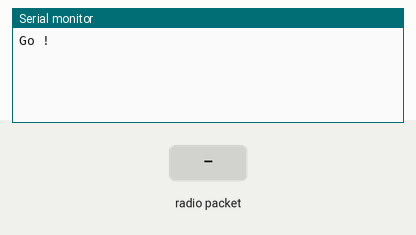
The sketch below on a simulated Arduino Uno, built with avr-gcc and run on an emulated ATmega328P. Shown: the last lines printed to the serial monitor. The test bench sets the inputs (shaded band). No radio packets arrive unless stated.

Above: at 1.2 s.
1.3 s: radio packet "1" arrives
At 1.7 s:
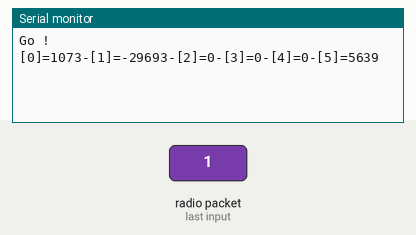
2.8 s: radio packet "0" arrives
At 4.0 s:
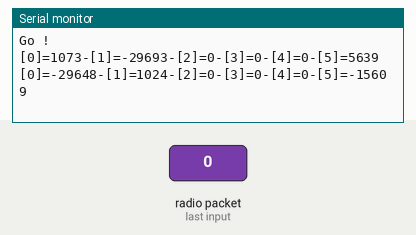
4.3 s: radio packet "2" arrives
At 5.0 s:
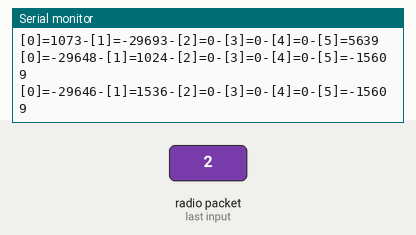

Measured:
- after the input at 1.3 s, the serial monitor: prints a new line at once (image 1)
- after the input at 2.8 s, the serial monitor: prints a new line at once (image 2)
- after the input at 4.3 s, the serial monitor: prints a new line at once (image 3)

The sketch:

Serveur_lecture_data_315_MHz_13-09-206.ino
```cpp
/**
 * Exemple de code pour la bibliothèque VirtualWire – Serveur d'envoi de tableau de valeurs
 */

#include <VirtualWire.h>

void setup() {
  Serial.begin(9600);

  // Initialisation de la bibliothèque VirtualWire
  // Vous pouvez changez les broches RX/TX/PTT avant vw_setup() si nécessaire
  vw_setup(2000);
  vw_rx_start(); // On peut maintenant recevoir des messages

  Serial.println("Go !");
}

void loop() {
  int valeurs[6];
  byte taille_message = sizeof(valeurs);

  /*
   La variable "taille_message" doit impérativement être remise à
   la taille du tableau avant de pouvoir recevoir un message.
   Le plus simple est d'utiliser une variable locale pour ne pas
   avoir à réassigner la valeur à chaque début de loop().
   */

  // On attend de recevoir un message
  vw_wait_rx();

  if (vw_get_message((byte *) &valeurs, &taille_message)) {
    // On copie le message, qu'il soit corrompu ou non

    Serial.print("[0]=");
    Serial.print(valeurs[0]); // Affiche le message
    Serial.print("-[1]=");
    Serial.print(valeurs[1]);
    Serial.print("-[2]=");
    Serial.print(valeurs[2]);
    Serial.print("-[3]=");
    Serial.print(valeurs[3]);
    Serial.print("-[4]=");
    Serial.print(valeurs[4]);
    Serial.print("-[5]=");
    Serial.println(valeurs[5]);
  }
}
```
